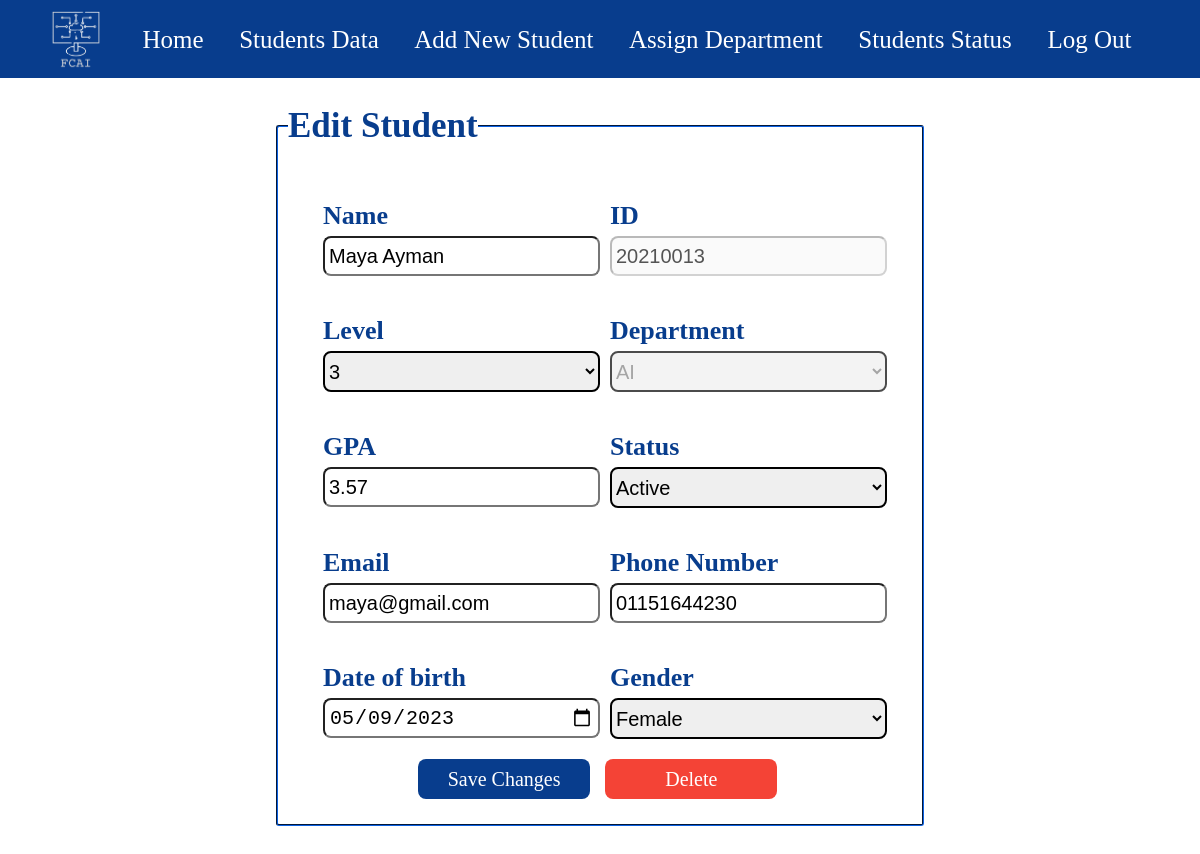
The app's page /StudentsData/Edit/20210013 with its own data.
### students/models.py (models this page shows)
class Student(models.Model):
    levels = (
        (1,1),
        (2,2),
        (3,3),
        (4,4),
    )
    departments = (
        ('General','General'),
        ('IS','IS'),
        ('CS','CS'),
        ('IT','IT'),
        ('AI','AI'),
        ('DS','DS'),
    )
    Name = models.CharField(max_length=255 , null = True)
    ID = models.IntegerField(primary_key=True)
    Level = models.IntegerField(null=True , choices=levels)
    Department = models.CharField(max_length=10,default="General",choices=departments)
    GPA = models.DecimalField(max_digits = 3,decimal_places=2,default=0)
    Status = models.CharField(max_length=8,null=True)
    Email = models.CharField(max_length=50,null=True)
    Phone = models.CharField(max_length=11,null=True)
    BirthDate = models.DateField(null=True)
    Gender = models.CharField(max_length=10,null=True,choices=(('Male', 'Male'), ('Female', 'Female')))

### students/views.py (the view, shortened to what this page needs)
# urls.py: path('StudentsData/Edit/<int:id>', views.editPage, name = 'editPage'),
def editPage(request, id):
    student = Student.objects.get(ID=id)
    return render(request, 'studentAffairs/Edit.html', {'student': student})

### students/templates/studentAffairs/Edit.html (shortened to what this page needs)
{% extends 'base.html' %}
{% load static %}
{% block content %}
<!DOCTYPE html>
<html lang="en">
<head>
</head>
<body>
    <fieldset id="addStudentField">
        <legend id="addStdLegend">
            Edit Student
        </legend>
        <form id="formContainer" method="POST">
            <div id="inputGroup">
                <div id="nameDiv">
                    <label for="name-field">Name</label>
                    <input type="text" id="name-field" name="name-field" required placeholder="Enter student name" value = "{{student.Name}}">
                </div>
                <div id="idDiv">
                    <label for="id-field">ID</label>
                    <input type="text" id="id-field" name="id" disabled required placeholder="20xxxxxx" value = "{{ student.ID }}" pattern="^20\d{6}$">
                </div>
            </div>
            <div id="inputGroup">
                <div id="levelDiv">
                    <label for="level-field">Level</label>
                    <select name="stdLevel" id="level-field">
                        <option value=3 {% if student.Level == 3 %}selected{% endif %}>3</option>
                    </select>
                </div>
                <div id="departmentDiv">
                    <label for="department-field">Department</label>
                    <select name="department" id="department-field" default="General" value="General" disabled>
                        <option value="AI" {% if student.Department == 'AI' %}selected{% endif %}>AI</option>
                    </select>
                </div>
            </div>
            <div id="inputGroup">
                <div id="GPADiv">
                    <label for="gpa-field">GPA</label>
                    <input type="number" min="0" max="4" step="0.01" id="gpa-field" name="GPA" placeholder="Enter student GPA" value = "{{ student.GPA }}">
                </div>
                <div id="statusDiv">
                    <label for="status-field">Status</label>
                    <select name="Status" id="status-field" value="Active">
                        <option value="Active" {% if student.Status == 'Active' %}selected{% endif %}>Active</option>
                    </select>
                </div>
            </div>
            <div id="inputGroup">
                <div id="emailDiv">
                    <label for="email-field">Email</label>
                    <input type="email" id="email-field" name="email" required placeholder="Enter student email" value = "{{ student.Email }}">
                </div>
                <div id="phoneDiv">
                    <label for="phone-field">Phone Number</label>
                    <input type="text" id="phone-field" name="phone" required placeholder="01xxxxxxxxx" value = "{{ student.Phone }}" pattern = '^01\d{0,9}$'>
                </div>
            </div>
            <div id="inputGroup">
                <div id="dobDiv">
                    <label for="studentBD">Date of birth</label>
                    <input type="date" id="dob-field" name="date" required value="{{ student.BirthDate|date:'Y-m-d' }}">
                </div>
                <div id="genderDiv">
                    <label for="studentGender">Gender</label>
                    <select name="Gender" id="gender-field" value="Male">
                        <option value="Female" {% if student.Gender == 'Female' %}selected{% endif %}>Female</option>
                    </select>
                </div>
            </div>
            <class id="both">
                <div id="subButton">
                    <input type="submit" id="submitStudent" value="Save Changes">
                </div>
                <div id="del">
                    <a href="{% url 'delete' student.ID %}" onclick="return confirm('Are you sure you want to delete this student?')">
                        <input id="DeleteButton" onclick="document.getElementById('id01').style.display='block'" value = "Delete" disabled>
                    </a>
                </div>
            </class>
                </form>
    </fieldset>
</body>
</html>
{% endblock content %}

### students/static/css/style.css (style rules this page uses)
* { margin: 0; padding: 0; font-size: 20px; }
input[type="submit"] { width: 4%; border-radius: 8px; font-family: "Times New Roman", Times, serif; }
fieldset { border-color: #083d8d; margin-left: 12px; margin-right: 8px; }
legend { color: #083d8d; font-size: 29px; }
::placeholder { font-size: 16px; }
#addStudentField { width: 40%; display: block; font-size: 29px; }
#submitReset,#submitDepChange,#submitStudent { border-radius: 8px; background-color: #083d8d; color: #fff; padding: 5px; border: 20px; font-size: 16px; width: 4%; font-family: "Times New Roman", Times, serif; }
#submitButton,#DeleteButton { padding: 6px; text-align: center; }
#formContainer { margin-top: 10px; margin-left: auto; margin-right: auto; margin-bottom: auto; align-items: center; justify-content: center; padding: 25px 30px; display: block; }
#inputGroup { display: flex; text-align: left; justify-content: center; }
#inputGroup div { flex: 1; flex-direction: column; display: flex; margin: 20px 5px; }
#formContainer input, #formContainer select { font-size: 20px; border-radius: 8px; height: 40px; outline: 0; }
#formContainer label { font-size: 26px; font-weight: bold; color: rgb(8, 61, 141); text-align: left; margin-bottom: 5px; }
#addStudentField { margin: 28px auto; padding-left: 10px; background-color: white; border-radius: 3px; align-items: center; justify-content: center; }
#addStudentField input { padding: 4px; }
#addStudentField select { height: 41px; border: 2px solid #000; outline: 0; }
#addStdLegend { font-size: 35px; font-weight: bold; }
#both { margin-left: 100px; }
#subButton { display: inline; margin-right: 10px; }
#submitStudent { outline: none; font-family: "Times New Roman", Times, serif; width: 30%; border-radius: 8px; padding: 5px; border: 20px; font-size: 20px; }
#del { display: inline; }
#DeleteButton { color: white; border: 1px solid #f44336; background-color: #f44336; font-family: "Times New Roman", Times, serif; width: 30%; border-radius: 8px; padding: 5px; border: 20px; height: 41px; font-size: 20px; }

### records on screen
Student: name-field "Maya Ayman", id "20210013", stdLevel "3", department "AI", GPA "3.57", Status "Active", email "maya@gmail.com", phone "01151644230", date "05/09/2023", Gender "Female"
